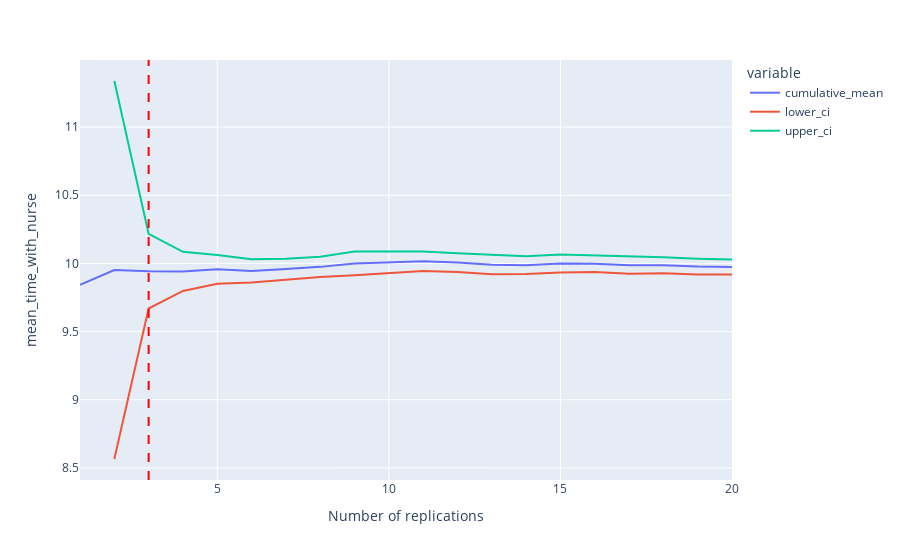

Source (notebook cell):
### Code cell
confidence_interval_method(
    replications=20,
    metric='mean_time_with_nurse',
    desired_precision=0.05,
    min_rep=3
)

### Figure 1 — Plotly figure (JSON) as saved in the notebook; plotly's stock layout.template omitted (floating-point values rounded to 4 significant figures)
{"data": [{"hovertemplate": "variable=cumulative_mean<br>replications=%{x}<br>value=%{y}<extra></extra>", "legendgroup": "cumulative_mean", "line": {"color": "#636efa", "dash": "solid"}, "marker": {"symbol": "circle"}, "mode": "lines", "name": "cumulative_mean", "orientation": "v", "showlegend": true, "type": "scatter", "x": [1, 2, 3, 4, 5, 6, 7, 8, 9, 10, 11, 12, 13, 14, 15, 16, 17, 18, 19, 20], "xaxis": "x", "y": [9.842, 9.951, 9.943, 9.941, 9.956, 9.944, 9.958, 9.974, 10.0, 10.01, 10.02, 10.01, 9.991, 9.987, 9.999, 9.997, 9.986, 9.986, 9.976, 9.974], "yaxis": "y"}, {"hovertemplate": "variable=lower_ci<br>replications=%{x}<br>value=%{y}<extra></extra>", "legendgroup": "lower_ci", "line": {"color": "#EF553B", "dash": "solid"}, "marker": {"symbol": "circle"}, "mode": "lines", "name": "lower_ci", "orientation": "v", "showlegend": true, "type": "scatter", "x": [1, 2, 3, 4, 5, 6, 7, 8, 9, 10, 11, 12, 13, 14, 15, 16, 17, 18, 19, 20], "xaxis": "x", "y": [null, 8.565, 9.669, 9.798, 9.851, 9.859, 9.882, 9.9, 9.913, 9.93, 9.944, 9.937, 9.92, 9.921, 9.933, 9.936, 9.924, 9.928, 9.918, 9.918], "yaxis": "y"}, {"hovertemplate": "variable=upper_ci<br>replications=%{x}<br>value=%{y}<extra></extra>", "legendgroup": "upper_ci", "line": {"color": "#00cc96", "dash": "solid"}, "marker": {"symbol": "circle"}, "mode": "lines", "name": "upper_ci", "orientation": "v", "showlegend": true, "type": "scatter", "x": [1, 2, 3, 4, 5, 6, 7, 8, 9, 10, 11, 12, 13, 14, 15, 16, 17, 18, 19, 20], "xaxis": "x", "y": [null, 11.34, 10.22, 10.08, 10.06, 10.03, 10.03, 10.05, 10.09, 10.09, 10.09, 10.07, 10.06, 10.05, 10.06, 10.06, 10.05, 10.04, 10.03, 10.03], "yaxis": "y"}], "layout": {"legend": {"title": {"text": "variable"}, "tracegroupgap": 0}, "margin": {"t": 60}, "shapes": [{"line": {"color": "red", "dash": "dash"}, "type": "line", "x0": 3, "x1": 3, "xref": "x", "y0": 0, "y1": 1, "yref": "y domain"}], "xaxis": {"anchor": "y", "domain": [0, 1], "title": {"text": "Number of replications"}}, "yaxis": {"anchor": "x", "domain": [0, 1], "title": {"text": "mean_time_with_nurse"}}}}
